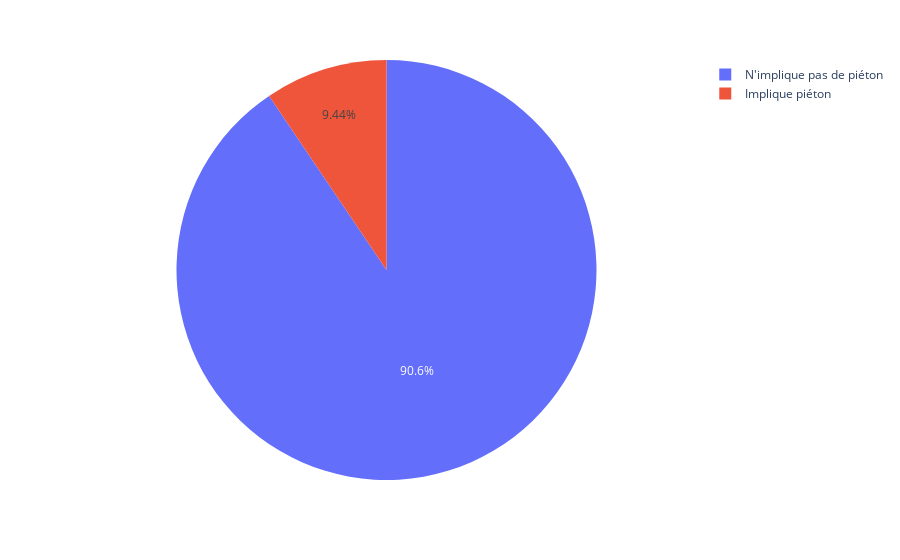

Notebook code cell kept with this figure:
### Code cell
val = [len(df_2[df_2.pieton == 1]), len(df_2[df_2.pieton == 0])]
labels = ['Implique piéton', 'N\'implique pas de piéton']
px.pie(values=val, names=labels)

### Figure 1 — Plotly figure (JSON) as saved in the notebook; plotly's stock layout.template omitted (floating-point values rounded to 4 significant figures)
{"data": [{"domain": {"x": [0, 1], "y": [0, 1]}, "hovertemplate": "label=%{label}<br>value=%{value}<extra></extra>", "labels": ["Implique piéton", "N'implique pas de piéton"], "legendgroup": "", "name": "", "showlegend": true, "type": "pie", "values": [8921, 85572]}], "layout": {"legend": {"tracegroupgap": 0}, "margin": {"t": 60}}}
